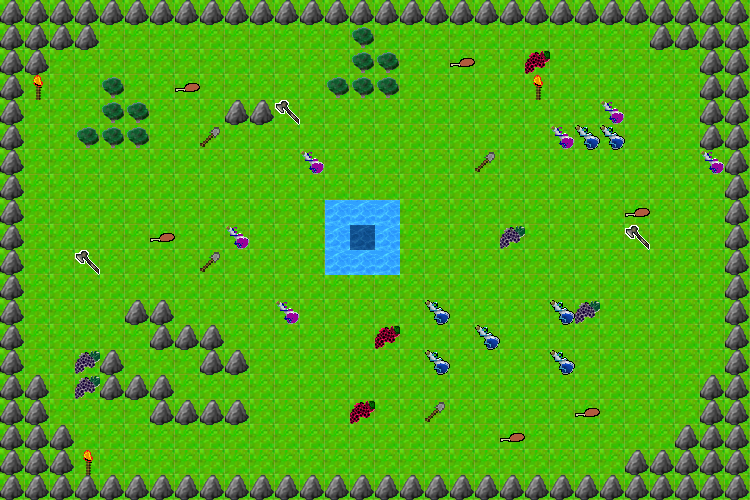

Tiled map render using the project's own tile images. Description and the map definition, with tile-layer contents summarised, below:
An orthogonal 30x20 tile map with 25x25 px tiles, 2 tile layers (tiles, items), 2 tilesets.

<map version="1.0" orientation="orthogonal" width="30" height="20" tilewidth="25" tileheight="25">
 <tileset firstgid="1" name="ourset" tilewidth="25" tileheight="25">
  <image source="tileset.png" width="250" height="25" />
 </tileset>
 <tileset firstgid="11" name="itemset" tilewidth="25" tileheight="25">
  <image source="itemset.png" width="250" height="25" />
 </tileset>
 <layer name="tiles" width="30" height="20">
  <data>[600 cells, 600 non-empty, 5 distinct tile ids]</data>
 </layer>
 <layer name="items" width="30" height="20">
  <data>[600 cells, 36 non-empty, 8 distinct tile ids]</data>
 </layer>
</map>